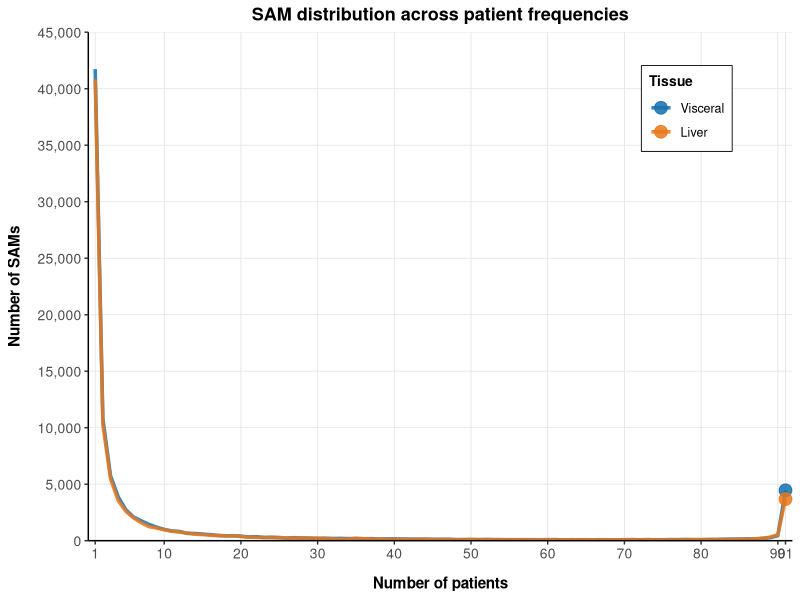
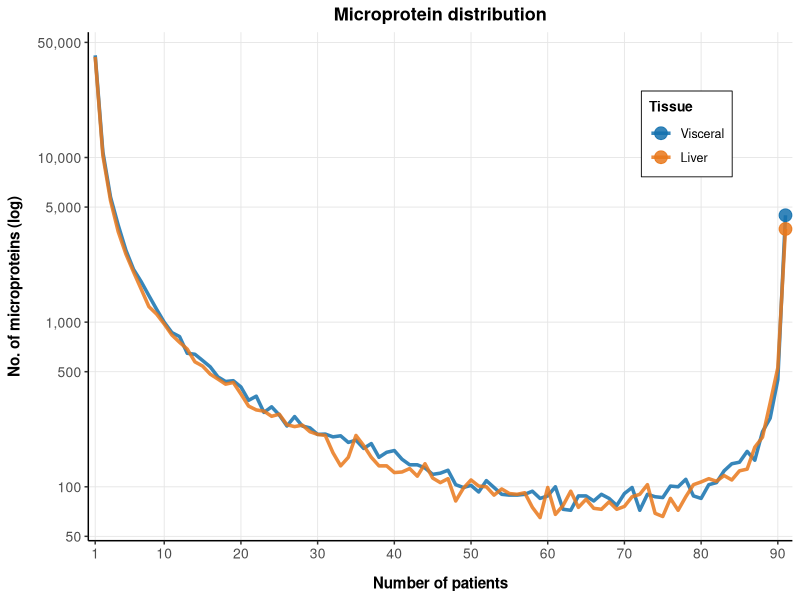

Generate these figures, in order, with R:
rm(list = ls())

library(ggplot2)
library(dplyr)

# Datos de distribución de frecuencias para Visceral
datos_visceral <- data.frame(
  n_patients = c(1:91),
  n_sams = c(41735, 10800, 5743, 3883, 2737, 2092, 1760, 1449, 1198, 999,
             864, 817, 647, 638, 585, 535, 465, 436, 441, 404,
             335, 355, 283, 306, 273, 234, 267, 234, 228, 208,
             209, 201, 204, 186, 192, 171, 183, 151, 162, 166,
             147, 136, 136, 130, 119, 121, 126, 103, 99, 102,
             93, 109, 99, 90, 89, 89, 90, 94, 85, 88,
             100, 73, 72, 88, 88, 82, 90, 85, 77, 91,
             99, 72, 90, 87, 86, 101, 100, 111, 88, 85,
             103, 106, 125, 138, 141, 164, 145, 216, 261, 448, 4459)
)

# Datos de distribución de frecuencias para Liver
datos_liver <- data.frame(
  n_patients = c(1:91),
  n_sams = c(40830, 10273, 5468, 3544, 2593, 2016, 1585, 1242, 1120, 974,
             835, 754, 686, 574, 541, 483, 451, 420, 430, 366,
             309, 293, 288, 268, 276, 238, 232, 237, 216, 208,
             205, 161, 134, 151, 205, 178, 151, 134, 134, 122,
             123, 129, 116, 138, 113, 106, 112, 82, 98, 110,
             101, 100, 89, 97, 91, 90, 92, 75, 65, 99,
             68, 77, 94, 75, 84, 74, 73, 81, 73, 76,
             87, 90, 103, 69, 66, 85, 72, 87, 103, 107,
             112, 108, 117, 110, 125, 128, 174, 200, 323, 528, 3681)
)

# Añadir columna de tejido
datos_visceral$tissue <- "Visceral"
datos_liver$tissue <- "Liver"

# Combinar datos
datos <- rbind(datos_visceral, datos_liver)

# Factor para el orden
datos$tissue <- factor(datos$tissue, levels = c("Visceral", "Liver"))

# Colores personalizados (consistente con tu estilo)
colores_personalizados <- c(
  "Visceral" = "#1571ae",
  "Liver" = "#e8781b"
)

# Crear gráfico de líneas
p <- ggplot(datos, aes(x = n_patients, y = n_sams, color = tissue)) +
  geom_line(linewidth = 1.2, alpha = 0.85) +
  geom_point(data = datos %>% filter(n_patients == 91), 
             size = 4, alpha = 0.85) +
  scale_color_manual(values = colores_personalizados) +
  labs(
    title = "SAM distribution across patient frequencies",
    x = "Number of patients",
    y = "Number of SAMs",
    color = "Tissue"
  ) +
  scale_x_continuous(
    breaks = c(1, seq(10, 90, by = 10), 91),
    expand = c(0.01, 0)
  ) +
  scale_y_continuous(
    limits = c(0, 45000),
    breaks = seq(0, 45000, by = 5000),
    expand = c(0, 0),
    labels = scales::comma
  ) +
  theme_bw() +
  theme(
    legend.position = c(0.85, 0.85),
    legend.background = element_rect(fill = "white", color = "black", linewidth = 0.3),
    legend.title = element_text(face = "bold", size = 10),
    legend.text = element_text(size = 9),
    panel.grid.major = element_line(color = "grey90", linewidth = 0.3),
    panel.grid.minor = element_blank(),
    plot.title = element_text(hjust = 0.5, face = "bold", size = 13),
    axis.title.y = element_text(margin = margin(r = 10), face = "bold", size = 11),
    axis.title.x = element_text(margin = margin(t = 10), face = "bold", size = 11),
    axis.line = element_line(color = "black"),
    panel.border = element_blank(),
    axis.text = element_text(size = 10)
  ) +
  annotate("text", x = 91, y = 5500, label = "Core SAMs", 
           hjust = -0.1, vjust = 0, size = 3.5, fontface = "italic")

# Mostrar gráfico
print(p)

# Opcional: Versión con escala logarítmica para mejor visualización
p_log <- ggplot(datos, aes(x = n_patients, y = n_sams, color = tissue)) +
  geom_line(linewidth = 1.2, alpha = 0.85) +
  geom_point(data = datos %>% filter(n_patients == 91), 
             size = 4, alpha = 0.85) +
  scale_color_manual(values = colores_personalizados) +
  labs(
    title = "Microprotein distribution",
    x = "Number of patients",
    y = "No. of microproteins (log)",
    color = "Tissue"
  ) +
  scale_x_continuous(
    breaks = c(1, seq(10, 100, by = 10)),
    expand = c(0.01, 0)
  ) +
  scale_y_log10(
    breaks = c(10, 50, 100, 500, 1000, 5000, 10000, 50000),
    labels = scales::comma
  ) +
  theme_bw() +
  theme(
    legend.position = c(0.85, 0.80),
    legend.background = element_rect(fill = "white", color = "black", linewidth = 0.3),
    legend.title = element_text(face = "bold", size = 10),
    legend.text = element_text(size = 9),
    panel.grid.major = element_line(color = "grey90", linewidth = 0.3),
    panel.grid.minor = element_blank(),
    plot.title = element_text(hjust = 0.5, face = "bold", size = 13),
    axis.title.y = element_text(margin = margin(r = 10), face = "bold", size = 11),
    axis.title.x = element_text(margin = margin(t = 10), face = "bold", size = 11),
    axis.line = element_line(color = "black"),
    panel.border = element_blank(),
    axis.text = element_text(size = 10)
  ) +
  annotate("text", x = 91, y = 4000, label = "Core SAMs", 
           hjust = -0.1, vjust = 0, size = 3.5, fontface = "italic")

# Mostrar gráfico con escala logarítmica
print(p_log)

# Guardar gráficos
ggsave("SAM_distribution_linear.png", plot = p, width = 10, height = 6, dpi = 300)
ggsave("SAM_distribution_log.png", plot = p_log, width = 10, height = 6, dpi = 300)